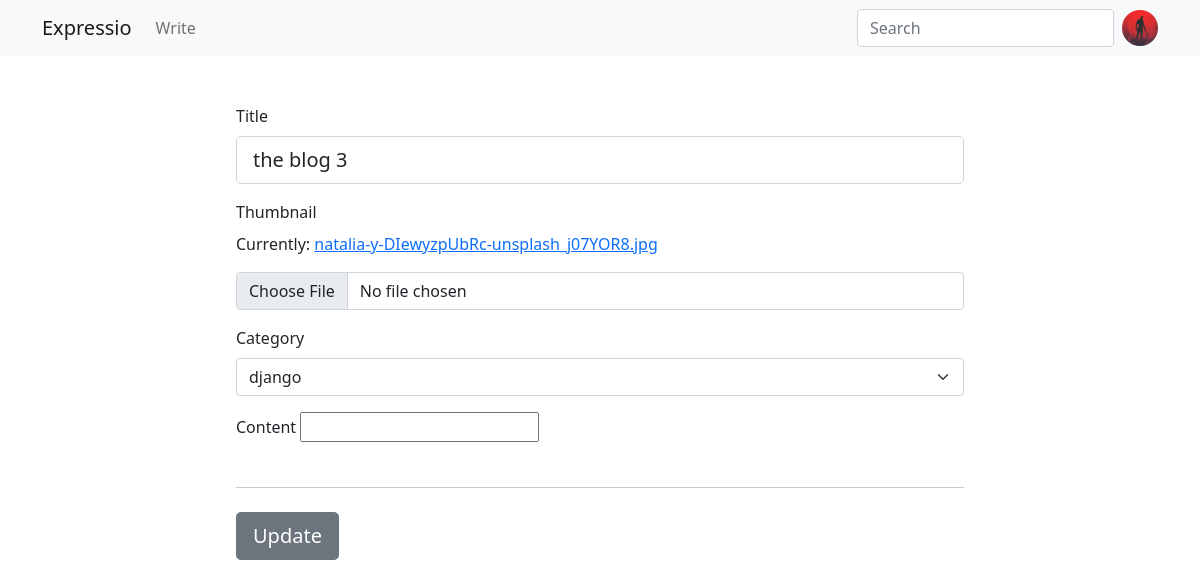
Screenshot of /yogesh21/the-blog-3-5/edit (signed in) with the database file from the repository.
### main/models.py (models this page shows, shortened)
class Profile(models.Model):
    user = models.OneToOneField(User, on_delete=models.CASCADE, null=True)
    avatar = ResizedImageField(size=(360, 360), crop=['middle', 'center'], upload_to='user_profile/avatar',
                               default="user_profile/avatar/default_user_avatar.jpg")
    bio = models.TextField(max_length=500, default="")
    following = models.ManyToManyField(User, related_name='user_following', blank=True)
    followers = models.ManyToManyField(User, related_name='user_followers', blank=True)
    subscribers = models.ManyToManyField(User, related_name='user_subscribers', blank=True)
    @receiver(post_save, sender=User)
    def create_user_profile(sender, instance, created, **kwargs):
        try:
            instance.profile.save()
        except ObjectDoesNotExist:
            Profile.objects.create(user=instance)
        if created:
            Profile.objects.create(user=instance)
    post_save.connect(create_user_profile, sender=User)

class Post(models.Model):
    class PostObjects(models.Manager):
        def get_queryset(self):
            return super().get_queryset().filter(status='published')
    options = (
        ('draft', 'Draft'),
        ('published', 'Published'),
    )
    category = models.ForeignKey(Category, on_delete=models.PROTECT, default=1)
    author = models.ForeignKey(User, on_delete=models.CASCADE, related_name='posts', null=True)
    title = models.CharField(max_length=250)
    slug = models.SlugField(max_length=250, unique_for_date='published', blank=True)
    content = tinymce_models.HTMLField()
    published = models.DateTimeField(default=timezone.now)
    lastEdited = models.DateTimeField(default=timezone.now)
    status = models.CharField(max_length=10, choices=options, default='published')
    thumbnail = ResizedImageField(size=(1280, 720), upload_to='posts/thumbnails', default="", blank=True, null=True)
    stars = models.ManyToManyField(User, related_name='post_stars', blank=True)
    saves = models.ManyToManyField(User, related_name='post_saves', blank=True)
    objects = models.Manager()  # default manager
    PostObjects = PostObjects()  # custom manager
    class Meta:
        ordering = ('-published', 'title', 'id')
    def thumbnail_name(self):
        return os.path.basename(self.thumbnail.name)

class Category(models.Model):
    name = models.CharField(max_length=100)

### main/views.py (the view)
# urls.py: path('<str:username>/<slug:slug>/edit', views.edit, name='edit'),
@login_required
def edit(request, username, slug):
    post = Post.objects.get(slug=slug)
    if request.user != post.author:
        return redirect(reverse('post_view', kwargs={'username': request.user.username,
                                                     'slug': post.slug}))
    categories = Category.objects.all()
    if request.method == 'POST':
        edit_post = PostForm(request.POST, request.FILES, instance=post)
        post_content_form = PostContentForm(request.POST)
        edit_post.title = request.POST['title']
        edit_post.category = categories.get(id=request.POST['category'])
        if request.method == 'FILES':
            edit_post.thumbnail = request.POST['thumbnail']
        update_post = edit_post.save(commit=False)
        update_post.lastEdited = timezone.now()
        update_post.save()
        messages.success(request, 'Your Post Is Successfully Updated')
        return redirect(reverse('post_view', kwargs={'username': request.user.username,
                                                    'slug': slug}))
    else:
        edit_post = PostForm(instance=post)
    context = {
        'username': username,
        'categories': categories,
        'post': post,
        'slug': slug,
        'edit_post': edit_post,
    }
    return render(request, 'edit.html', context)

### main/forms.py (shortened to what this page needs)
class PostForm(forms.ModelForm):
    content = forms.CharField(widget=TinyMCE())
    class Meta:
        model = Post
        fields = ('title', 'category', 'thumbnail', 'content')

### main/templates/edit.html (shortened to what this page needs)
{% extends 'base.html' %}
{% load static %}
{% block body %}
    <div class="container mt-5">
        <div class="justify-content-center">
            <div class="row g-5 justify-content-center">
              <div class="col-md-7 col-lg-8">
                <form method="POST" enctype="multipart/form-data">
                  <div class="row g-3">
                    <div class="col-12">
                      <label for="title" class="form-label">Title</label>
                      <input type="text" class="form-control form-control-lg" id="title" name="title" value="{{ post.title }}" required>
                    </div>
                    <div class="col-12">
                      <label for="thumbnail" class="form-label">Thumbnail</label>
                        <br>
                      <p>Currently: <a href="/media/{{ post.thumbnail }}">{{ post.thumbnail_name }}</a> </p>
                      <input class="form-control" type="file" id="thumbnail" name="thumbnail" src="/media/{{ post.thumbnail }}" accept="image/*">
                    </div>
                    <div class="col-12">
                        <label for="category" class="form-label">Category</label>
                        <select class="form-select" id="category" name="category" aria-label="category select">
                          <option selected value="{{ post.category.id }}">{{ post.category.name}}</option>
                        </select>
                    </div>
                    <div class="mb-3">
                      <label for="content" class="form-label">Content</label>
                      {{ edit_post.content|safe }}
                    </div>
                  </div>
                  <hr class="my-4">
                  <button class="btn btn-secondary btn-lg" type="submit">Update</button>
                </form>
              </div>
            </div>
        </div>
    </div>
{% endblock %}

### main/templates/base.html (shortened to what this page needs)
{% load static %}
<!doctype html>
<html lang="en">
    <head>
        <link rel="stylesheet" href="{% static 'css/bootstrap.min.css' %}">
        <link rel="stylesheet" href="{% static 'css/base.css' %}">
        <link rel="stylesheet" href="https://cdn.jsdelivr.net/npm/bootstrap-icons@1.7.2/font/bootstrap-icons.css">
        <link rel="stylesheet" href="https://stackpath.bootstrapcdn.com/font-awesome/4.7.0/css/font-awesome.min.css">
    </head>
    <nav class="navbar navbar-expand-lg navbar-light bg-light">
      <div class="container">
        <a class="navbar-brand" href="/ ">Expressio</a>
        <div class="collapse navbar-collapse" id="navbarSupportedContent">
          <ul class="navbar-nav me-auto mb-2 mb-lg-0">
              {% if user.is_authenticated %}
                  <li class="nav-item">
                    <a class="nav-link" aria-current="page" href="/{{ user.username }}/write">Write</a>
                  </li>
              {% endif %}
          </ul>
            <form class="d-flex">
                <input class="form-control me-2" type="search" placeholder="Search" aria-label="Search">
            </form>
            {% if user.is_authenticated %}
                <div class="nav-item dropdown">
                    <img class="rounded-circle dropdown-toggle" alt="user-profile" src="/media/{{ user.profile.avatar }}" height="36" width="36"
                         data-holder-rendered="true" id="dropdownMenu" data-bs-toggle="dropdown" aria-expanded="false">
                </div>
            {% endif %}
        </div>
      </div>
    </nav>
    <body>
        {% block body %}{% endblock %}
    </body>
</html>

### main/static/css/base.css (style rules this page uses)
.btn { box-shadow: none !important }

### rows the page displays
Post: title "the blog 3", thumbnail_name "natalia-y-DIewyzpUbRc-unsplash_j07YOR8.jpg", category "django"
